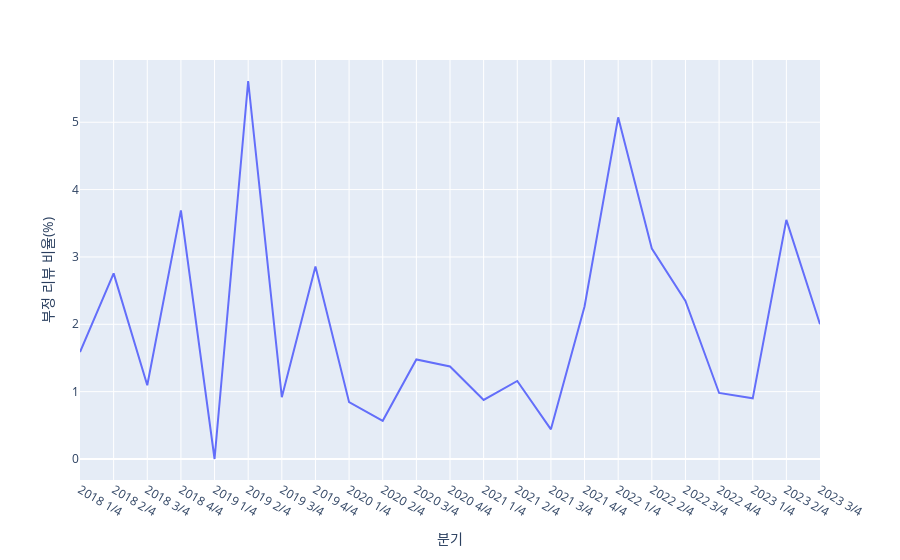

The notebook cell this image was saved under:
### Code cell
# 그래프 그려보기

import plotly.express as px
px.line(dfqe2, x = 'quarter', y = 'ratio',
       labels={'quarter':'분기', 'ratio':'부정 리뷰 비율(%)'})

### Figure 1 — Plotly figure (JSON) as saved in the notebook; plotly's stock layout.template omitted (floating-point values rounded to 4 significant figures)
{"data": [{"hovertemplate": "분기=%{x}<br>부정 리뷰 비율(%)=%{y}<extra></extra>", "legendgroup": "", "line": {"color": "#636efa", "dash": "solid"}, "marker": {"symbol": "circle"}, "mode": "lines", "name": "", "orientation": "v", "showlegend": false, "type": "scatter", "x": ["2018 1/4", "2018 2/4", "2018 3/4", "2018 4/4", "2019 1/4", "2019 2/4", "2019 3/4", "2019 4/4", "2020 1/4", "2020 2/4", "2020 3/4", "2020 4/4", "2021 1/4", "2021 2/4", "2021 3/4", "2021 4/4", "2022 1/4", "2022 2/4", "2022 3/4", "2022 4/4", "2023 1/4", "2023 2/4", "2023 3/4"], "xaxis": "x", "y": [1.587, 2.756, 1.095, 3.691, 0, 5.612, 0.9174, 2.857, 0.8439, 0.5666, 1.478, 1.375, 0.8772, 1.158, 0.4405, 2.265, 5.072, 3.125, 2.347, 0.9804, 0.9009, 3.55, 2], "yaxis": "y"}], "layout": {"legend": {"tracegroupgap": 0}, "margin": {"t": 60}, "xaxis": {"anchor": "y", "domain": [0, 1], "title": {"text": "분기"}}, "yaxis": {"anchor": "x", "domain": [0, 1], "title": {"text": "부정 리뷰 비율(%)"}}}}
